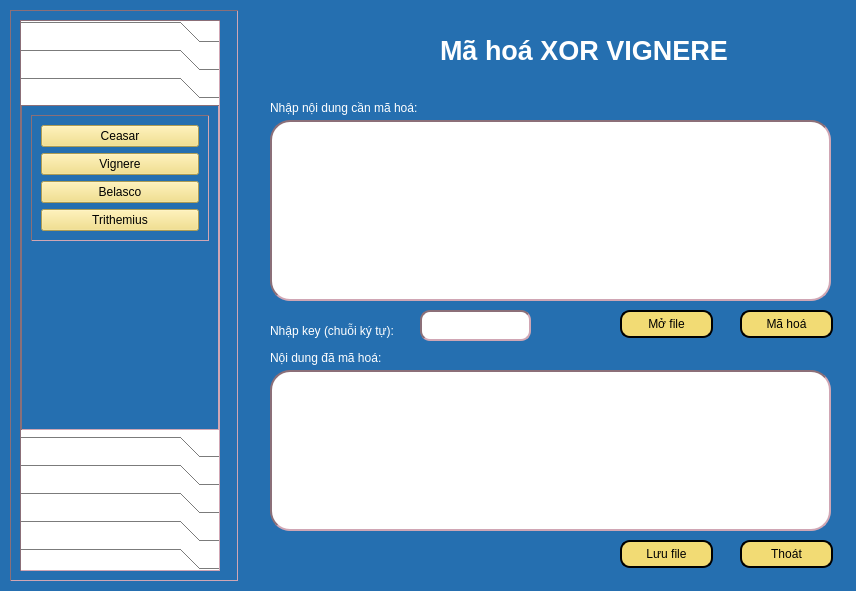
<?xml version="1.0" encoding="UTF-8"?>
<ui version="4.0">
 <class>Dialog</class>
 <widget class="QDialog" name="Dialog">
  <property name="geometry">
   <rect>
    <x>0</x>
    <y>0</y>
    <width>856</width>
    <height>591</height>
   </rect>
  </property>
  <property name="windowTitle">
   <string>Dialog</string>
  </property>
  <property name="styleSheet">
   <string notr="true">background-color:rgb(37, 111, 176);
color:white;</string>
  </property>
  <widget class="QPushButton" name="btnSaveFile">
   <property name="geometry">
    <rect>
     <x>620</x>
     <y>540</y>
     <width>93</width>
     <height>28</height>
    </rect>
   </property>
   <property name="styleSheet">
    <string notr="true">background-color: rgb(242, 219, 116);
border-radius: 10px;
border: 2px solid black;
color:black;</string>
   </property>
   <property name="text">
    <string>Lưu file</string>
   </property>
   <property name="icon">
    <iconset>
     <normaloff>../Icon/icons8-save-file-64.png</normaloff>../Icon/icons8-save-file-64.png</iconset>
   </property>
  </widget>
  <widget class="QLabel" name="label_4">
   <property name="geometry">
    <rect>
     <x>270</x>
     <y>350</y>
     <width>181</width>
     <height>16</height>
    </rect>
   </property>
   <property name="text">
    <string>Nội dung đã mã hoá:</string>
   </property>
  </widget>
  <widget class="QPushButton" name="btnOpenFile">
   <property name="geometry">
    <rect>
     <x>620</x>
     <y>310</y>
     <width>93</width>
     <height>28</height>
    </rect>
   </property>
   <property name="styleSheet">
    <string notr="true">background-color: rgb(242, 219, 116);
border-radius: 10px;
border: 2px solid black;
color:black;</string>
   </property>
   <property name="text">
    <string>Mở file</string>
   </property>
   <property name="icon">
    <iconset>
     <normaloff>../Icon/icons8-open-file-40.png</normaloff>../Icon/icons8-open-file-40.png</iconset>
   </property>
  </widget>
  <widget class="QLabel" name="label_2">
   <property name="geometry">
    <rect>
     <x>270</x>
     <y>100</y>
     <width>181</width>
     <height>16</height>
    </rect>
   </property>
   <property name="text">
    <string>Nhập nội dung cần mã hoá:</string>
   </property>
  </widget>
  <widget class="QLabel" name="label_3">
   <property name="geometry">
    <rect>
     <x>270</x>
     <y>320</y>
     <width>131</width>
     <height>21</height>
    </rect>
   </property>
   <property name="text">
    <string>Nhập key (chuỗi ký tự):</string>
   </property>
  </widget>
  <widget class="QTextEdit" name="txtKey">
   <property name="geometry">
    <rect>
     <x>420</x>
     <y>310</y>
     <width>111</width>
     <height>31</height>
    </rect>
   </property>
   <property name="styleSheet">
    <string notr="true">background-color: white;
border: 2px inset #8b6f78;
border-radius:10px;
color:black;</string>
   </property>
  </widget>
  <widget class="QPushButton" name="btnMaHoa">
   <property name="geometry">
    <rect>
     <x>740</x>
     <y>310</y>
     <width>93</width>
     <height>28</height>
    </rect>
   </property>
   <property name="styleSheet">
    <string notr="true">background-color: rgb(242, 219, 116);
border-radius: 10px;
border: 2px solid black;
color:black;</string>
   </property>
   <property name="text">
    <string>Mã hoá</string>
   </property>
   <property name="icon">
    <iconset>
     <normaloff>../Icon/icons8-encode-32.png</normaloff>../Icon/icons8-encode-32.png</iconset>
   </property>
  </widget>
  <widget class="QLabel" name="label">
   <property name="geometry">
    <rect>
     <x>440</x>
     <y>10</y>
     <width>321</width>
     <height>81</height>
    </rect>
   </property>
   <property name="font">
    <font>
     <pointsize>20</pointsize>
     <weight>75</weight>
     <bold>true</bold>
    </font>
   </property>
   <property name="text">
    <string>Mã hoá XOR VIGNERE</string>
   </property>
  </widget>
  <widget class="QTextEdit" name="txtCiphertext">
   <property name="geometry">
    <rect>
     <x>270</x>
     <y>370</y>
     <width>561</width>
     <height>161</height>
    </rect>
   </property>
   <property name="styleSheet">
    <string notr="true">background-color: white;
border: 2px inset #8b6f78;
border-radius:20px;
color:black;</string>
   </property>
  </widget>
  <widget class="QTextEdit" name="txtPlaintext">
   <property name="geometry">
    <rect>
     <x>270</x>
     <y>120</y>
     <width>561</width>
     <height>181</height>
    </rect>
   </property>
   <property name="styleSheet">
    <string notr="true">background-color: white;
border: 2px inset #8b6f78;
border-radius:20px;
color:black;</string>
   </property>
  </widget>
  <widget class="QPushButton" name="btnClose">
   <property name="geometry">
    <rect>
     <x>740</x>
     <y>540</y>
     <width>93</width>
     <height>28</height>
    </rect>
   </property>
   <property name="styleSheet">
    <string notr="true">background-color: rgb(242, 219, 116);
border-radius: 10px;
border: 2px solid black;
color:black;</string>
   </property>
   <property name="text">
    <string>Thoát</string>
   </property>
   <property name="icon">
    <iconset>
     <normaloff>../Icon/icons8-exit-50.png</normaloff>../Icon/icons8-exit-50.png</iconset>
   </property>
  </widget>
  <widget class="QFrame" name="frame">
   <property name="geometry">
    <rect>
     <x>10</x>
     <y>10</y>
     <width>228</width>
     <height>571</height>
    </rect>
   </property>
   <property name="styleSheet">
    <string notr="true">QFrame {
  border-width: 1px;
  border: 1px inset #8b6f78;
}</string>
   </property>
   <property name="frameShape">
    <enum>QFrame::StyledPanel</enum>
   </property>
   <property name="frameShadow">
    <enum>QFrame::Raised</enum>
   </property>
   <layout class="QVBoxLayout" name="verticalLayout_8">
    <item>
     <widget class="QToolBox" name="toolBox">
      <property name="enabled">
       <bool>true</bool>
      </property>
      <property name="sizePolicy">
       <sizepolicy hsizetype="Preferred" vsizetype="Preferred">
        <horstretch>0</horstretch>
        <verstretch>0</verstretch>
       </sizepolicy>
      </property>
      <property name="maximumSize">
       <size>
        <width>200</width>
        <height>16777215</height>
       </size>
      </property>
      <property name="layoutDirection">
       <enum>Qt::LeftToRight</enum>
      </property>
      <property name="styleSheet">
       <string notr="true">QPushButton {
  background-color: #FFC4D0;
}
QToolBox {
 background-color: #FFFFFF;;
  color: #EEEEEE;
}</string>
      </property>
      <property name="currentIndex">
       <number>2</number>
      </property>
      <widget class="QWidget" name="page">
       <property name="geometry">
        <rect>
         <x>0</x>
         <y>0</y>
         <width>196</width>
         <height>377</height>
        </rect>
       </property>
       <attribute name="label">
        <string>Mã hóa chuyển vị</string>
       </attribute>
       <layout class="QVBoxLayout" name="verticalLayout_3">
        <item alignment="Qt::AlignTop">
         <widget class="QFrame" name="frame_6">
          <property name="frameShape">
           <enum>QFrame::StyledPanel</enum>
          </property>
          <property name="frameShadow">
           <enum>QFrame::Raised</enum>
          </property>
          <layout class="QVBoxLayout" name="verticalLayout_5">
           <property name="leftMargin">
            <number>11</number>
           </property>
           <property name="topMargin">
            <number>11</number>
           </property>
           <property name="rightMargin">
            <number>11</number>
           </property>
           <property name="bottomMargin">
            <number>11</number>
           </property>
           <item>
            <widget class="QPushButton" name="actionHai_dong_MaHoa">
             <property name="styleSheet">
              <string notr="true">background-color: rgb(242, 219, 116);
color:black;</string>
             </property>
             <property name="text">
              <string>Chuyển vị hai dòng</string>
             </property>
            </widget>
           </item>
           <item>
            <widget class="QPushButton" name="actionNhieu_dong_MaHoa">
             <property name="styleSheet">
              <string notr="true">background-color: rgb(242, 219, 116);
color:black;</string>
             </property>
             <property name="text">
              <string>Chuyển vị nhiều dòng</string>
             </property>
            </widget>
           </item>
          </layout>
         </widget>
        </item>
       </layout>
      </widget>
      <widget class="QWidget" name="page_2">
       <property name="geometry">
        <rect>
         <x>0</x>
         <y>0</y>
         <width>196</width>
         <height>377</height>
        </rect>
       </property>
       <attribute name="label">
        <string>Mã hóa thay thế</string>
       </attribute>
       <layout class="QVBoxLayout" name="verticalLayout_4">
        <item alignment="Qt::AlignTop">
         <widget class="QFrame" name="frame_10">
          <property name="frameShape">
           <enum>QFrame::StyledPanel</enum>
          </property>
          <property name="frameShadow">
           <enum>QFrame::Raised</enum>
          </property>
          <layout class="QVBoxLayout" name="verticalLayout_6">
           <item>
            <widget class="QPushButton" name="actionCeasar_MaHoa">
             <property name="styleSheet">
              <string notr="true">background-color: rgb(242, 219, 116);
color:black;</string>
             </property>
             <property name="text">
              <string>Ceasar</string>
             </property>
            </widget>
           </item>
           <item>
            <widget class="QPushButton" name="actionVignere_MaHoa">
             <property name="styleSheet">
              <string notr="true">background-color: rgb(242, 219, 116);
color:black;</string>
             </property>
             <property name="text">
              <string>Vignere</string>
             </property>
            </widget>
           </item>
           <item>
            <widget class="QPushButton" name="actionBelasco_MaHoa">
             <property name="styleSheet">
              <string notr="true">background-color: rgb(242, 219, 116);
color:black;</string>
             </property>
             <property name="text">
              <string>Belasco</string>
             </property>
            </widget>
           </item>
           <item>
            <widget class="QPushButton" name="actionTrithemius_MaHoa">
             <property name="styleSheet">
              <string notr="true">background-color: rgb(242, 219, 116);
color:black;</string>
             </property>
             <property name="text">
              <string>Trithemius</string>
             </property>
            </widget>
           </item>
          </layout>
         </widget>
        </item>
       </layout>
      </widget>
      <widget class="QWidget" name="page_3">
       <property name="geometry">
        <rect>
         <x>0</x>
         <y>0</y>
         <width>196</width>
         <height>377</height>
        </rect>
       </property>
       <attribute name="label">
        <string>Mã hóa XOR</string>
       </attribute>
       <layout class="QVBoxLayout" name="verticalLayout_7">
        <item alignment="Qt::AlignTop">
         <widget class="QFrame" name="frame_11">
          <property name="frameShape">
           <enum>QFrame::StyledPanel</enum>
          </property>
          <property name="frameShadow">
           <enum>QFrame::Raised</enum>
          </property>
          <layout class="QVBoxLayout" name="verticalLayout_9">
           <item>
            <widget class="QPushButton" name="actionXORCeasar_MaHoa">
             <property name="styleSheet">
              <string notr="true">background-color: rgb(242, 219, 116);
color:black;</string>
             </property>
             <property name="text">
              <string>Ceasar</string>
             </property>
            </widget>
           </item>
           <item>
            <widget class="QPushButton" name="actionXORVignere_MaHoa">
             <property name="styleSheet">
              <string notr="true">background-color: rgb(242, 219, 116);
color:black;</string>
             </property>
             <property name="text">
              <string>Vignere</string>
             </property>
            </widget>
           </item>
           <item>
            <widget class="QPushButton" name="actionXORBelasco_MaHoa">
             <property name="styleSheet">
              <string notr="true">background-color: rgb(242, 219, 116);
color:black;</string>
             </property>
             <property name="text">
              <string>Belasco</string>
             </property>
            </widget>
           </item>
           <item>
            <widget class="QPushButton" name="actionXORTrithemius_MaHoa">
             <property name="styleSheet">
              <string notr="true">background-color: rgb(242, 219, 116);
color:black;</string>
             </property>
             <property name="text">
              <string>Trithemius</string>
             </property>
            </widget>
           </item>
          </layout>
         </widget>
        </item>
       </layout>
      </widget>
      <widget class="QWidget" name="page_4">
       <property name="geometry">
        <rect>
         <x>0</x>
         <y>0</y>
         <width>196</width>
         <height>377</height>
        </rect>
       </property>
       <attribute name="label">
        <string>Mã hóa hiện đại</string>
       </attribute>
       <layout class="QVBoxLayout" name="verticalLayout_11">
        <item alignment="Qt::AlignTop">
         <widget class="QFrame" name="frame_12">
          <property name="frameShape">
           <enum>QFrame::StyledPanel</enum>
          </property>
          <property name="frameShadow">
           <enum>QFrame::Raised</enum>
          </property>
          <layout class="QVBoxLayout" name="verticalLayout_10">
           <item>
            <widget class="QPushButton" name="actionDES_MaHoa">
             <property name="styleSheet">
              <string notr="true">background-color: rgb(242, 219, 116);
color:black;</string>
             </property>
             <property name="text">
              <string>SDES</string>
             </property>
            </widget>
           </item>
           <item>
            <widget class="QPushButton" name="actionAES_MaHoa">
             <property name="styleSheet">
              <string notr="true">background-color: rgb(242, 219, 116);
color:black;</string>
             </property>
             <property name="text">
              <string>AES</string>
             </property>
            </widget>
           </item>
           <item>
            <widget class="QPushButton" name="actionRSA_MaHoa">
             <property name="styleSheet">
              <string notr="true">background-color: rgb(242, 219, 116);
color:black;</string>
             </property>
             <property name="text">
              <string>RSA</string>
             </property>
            </widget>
           </item>
          </layout>
         </widget>
        </item>
       </layout>
      </widget>
      <widget class="QWidget" name="page_5">
       <property name="geometry">
        <rect>
         <x>0</x>
         <y>0</y>
         <width>196</width>
         <height>377</height>
        </rect>
       </property>
       <attribute name="label">
        <string>Giải mã chuyển vị</string>
       </attribute>
       <layout class="QVBoxLayout" name="verticalLayout_18">
        <item alignment="Qt::AlignTop">
         <widget class="QFrame" name="frame_13">
          <property name="frameShape">
           <enum>QFrame::StyledPanel</enum>
          </property>
          <property name="frameShadow">
           <enum>QFrame::Raised</enum>
          </property>
          <layout class="QVBoxLayout" name="verticalLayout_19">
           <property name="leftMargin">
            <number>11</number>
           </property>
           <property name="topMargin">
            <number>11</number>
           </property>
           <property name="rightMargin">
            <number>11</number>
           </property>
           <property name="bottomMargin">
            <number>11</number>
           </property>
           <item>
            <widget class="QPushButton" name="actionHai_dong_GiaiMa">
             <property name="styleSheet">
              <string notr="true">background-color: rgb(242, 219, 116);
color:black;</string>
             </property>
             <property name="text">
              <string>Chuyển vị 2 dòng</string>
             </property>
            </widget>
           </item>
           <item>
            <widget class="QPushButton" name="actionNhieu_dong_GiaiMa">
             <property name="styleSheet">
              <string notr="true">background-color: rgb(242, 219, 116);
color:black;</string>
             </property>
             <property name="text">
              <string>Chuyển vị nhiều dòng</string>
             </property>
            </widget>
           </item>
          </layout>
         </widget>
        </item>
       </layout>
      </widget>
      <widget class="QWidget" name="page_6">
       <property name="geometry">
        <rect>
         <x>0</x>
         <y>0</y>
         <width>196</width>
         <height>377</height>
        </rect>
       </property>
       <attribute name="label">
        <string>Giải mã thay thế</string>
       </attribute>
       <layout class="QVBoxLayout" name="verticalLayout_20">
        <item alignment="Qt::AlignTop">
         <widget class="QFrame" name="frame_18">
          <property name="frameShape">
           <enum>QFrame::StyledPanel</enum>
          </property>
          <property name="frameShadow">
           <enum>QFrame::Raised</enum>
          </property>
          <layout class="QVBoxLayout" name="verticalLayout_21">
           <property name="leftMargin">
            <number>11</number>
           </property>
           <property name="topMargin">
            <number>11</number>
           </property>
           <property name="rightMargin">
            <number>11</number>
           </property>
           <property name="bottomMargin">
            <number>11</number>
           </property>
           <item>
            <widget class="QPushButton" name="actionCeasar_GiaiMa">
             <property name="styleSheet">
              <string notr="true">background-color: rgb(242, 219, 116);
color:black;</string>
             </property>
             <property name="text">
              <string>Ceasar</string>
             </property>
            </widget>
           </item>
           <item>
            <widget class="QPushButton" name="actionVignere_GiaiMa">
             <property name="styleSheet">
              <string notr="true">background-color: rgb(242, 219, 116);
color:black;</string>
             </property>
             <property name="text">
              <string>Vignere</string>
             </property>
            </widget>
           </item>
           <item>
            <widget class="QPushButton" name="actionBelasco_GiaiMa">
             <property name="styleSheet">
              <string notr="true">background-color: rgb(242, 219, 116);
color:black;</string>
             </property>
             <property name="text">
              <string>Belasco</string>
             </property>
            </widget>
           </item>
           <item>
            <widget class="QPushButton" name="actionTrithemius_GiaiMa">
             <property name="styleSheet">
              <string notr="true">background-color: rgb(242, 219, 116);
color:black;</string>
             </property>
             <property name="text">
              <string>Trithemius</string>
             </property>
            </widget>
           </item>
          </layout>
         </widget>
        </item>
       </layout>
      </widget>
      <widget class="QWidget" name="page_7">
       <property name="geometry">
        <rect>
         <x>0</x>
         <y>0</y>
         <width>196</width>
         <height>377</height>
        </rect>
       </property>
       <attribute name="label">
        <string>Giải mã XOR</string>
       </attribute>
       <layout class="QVBoxLayout" name="verticalLayout_22">
        <item alignment="Qt::AlignTop">
         <widget class="QFrame" name="frame_19">
          <property name="frameShape">
           <enum>QFrame::StyledPanel</enum>
          </property>
          <property name="frameShadow">
           <enum>QFrame::Raised</enum>
          </property>
          <layout class="QVBoxLayout" name="verticalLayout_23">
           <property name="leftMargin">
            <number>11</number>
           </property>
           <property name="topMargin">
            <number>11</number>
           </property>
           <property name="rightMargin">
            <number>11</number>
           </property>
           <property name="bottomMargin">
            <number>11</number>
           </property>
           <item>
            <widget class="QPushButton" name="actionXORCeasar_GiaiMa">
             <property name="styleSheet">
              <string notr="true">background-color: rgb(242, 219, 116);
color:black;</string>
             </property>
             <property name="text">
              <string>Ceasar</string>
             </property>
            </widget>
           </item>
           <item>
            <widget class="QPushButton" name="actionXORVignere_GiaiMa">
             <property name="styleSheet">
              <string notr="true">background-color: rgb(242, 219, 116);
color:black;</string>
             </property>
             <property name="text">
              <string>Vignere</string>
             </property>
            </widget>
           </item>
           <item>
            <widget class="QPushButton" name="actionXORBelasco_GiaiMa">
             <property name="styleSheet">
              <string notr="true">background-color: rgb(242, 219, 116);
color:black;</string>
             </property>
             <property name="text">
              <string>Belasco</string>
             </property>
            </widget>
           </item>
           <item>
            <widget class="QPushButton" name="actionXORTrithemius_GiaiMa">
             <property name="styleSheet">
              <string notr="true">background-color: rgb(242, 219, 116);
color:black;</string>
             </property>
             <property name="text">
              <string>Trithemius</string>
             </property>
            </widget>
           </item>
          </layout>
         </widget>
        </item>
       </layout>
      </widget>
      <widget class="QWidget" name="page_8">
       <property name="geometry">
        <rect>
         <x>0</x>
         <y>0</y>
         <width>196</width>
         <height>377</height>
        </rect>
       </property>
       <attribute name="label">
        <string>Giải mã hiện đại</string>
       </attribute>
       <layout class="QVBoxLayout" name="verticalLayout_24">
        <item alignment="Qt::AlignTop">
         <widget class="QFrame" name="frame_20">
          <property name="frameShape">
           <enum>QFrame::StyledPanel</enum>
          </property>
          <property name="frameShadow">
           <enum>QFrame::Raised</enum>
          </property>
          <layout class="QVBoxLayout" name="verticalLayout_25">
           <item>
            <widget class="QPushButton" name="actionDES_GiaiMa">
             <property name="styleSheet">
              <string notr="true">background-color: rgb(242, 219, 116);
color:black;</string>
             </property>
             <property name="text">
              <string>SDES</string>
             </property>
            </widget>
           </item>
           <item>
            <widget class="QPushButton" name="actionAES_GiaiMa">
             <property name="styleSheet">
              <string notr="true">background-color: rgb(242, 219, 116);
color:black;</string>
             </property>
             <property name="text">
              <string>AES</string>
             </property>
            </widget>
           </item>
           <item>
            <widget class="QPushButton" name="actionRSA_GiaiMa">
             <property name="styleSheet">
              <string notr="true">background-color: rgb(242, 219, 116);
color:black;</string>
             </property>
             <property name="text">
              <string>RSA</string>
             </property>
            </widget>
           </item>
          </layout>
         </widget>
        </item>
       </layout>
      </widget>
     </widget>
    </item>
   </layout>
  </widget>
 </widget>
 <resources/>
 <connections/>
</ui>
